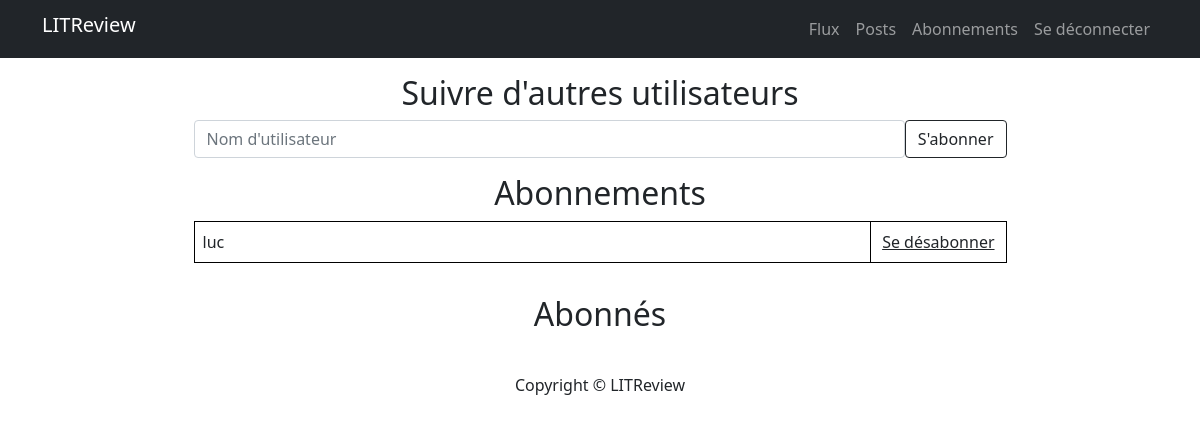
/subscription/ (signed in), run on an earlier commit of the app's database.
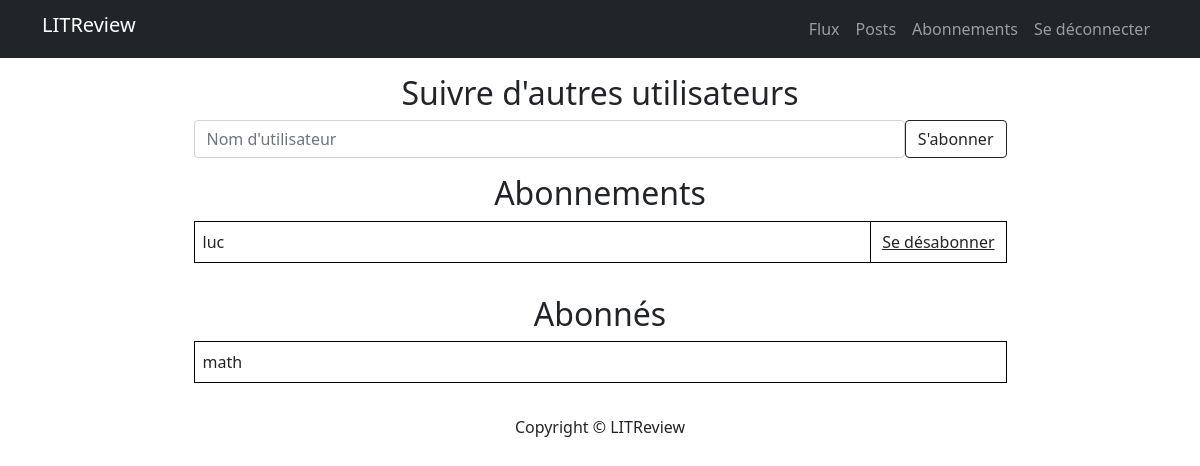
And on a later commit of the database.
### subscription/models.py (models this page shows)
class UserFollows(models.Model):
    user = models.ForeignKey(to=settings.AUTH_USER_MODEL, on_delete=models.CASCADE,
                             related_name='following')
    followed_user = models.ForeignKey(to=settings.AUTH_USER_MODEL, on_delete=models.CASCADE,
                                      related_name='followed_by')
    class Meta:
        unique_together = ('user', 'followed_user')

### subscription/views.py (the view, shortened to what this page needs)
# urls.py: path('subscription/', include('subscription.urls')),
@login_required
def subscription(request):
    context = {'error': None, 'user_follows': UserFollows.objects.all()}
    return render(request, 'subscription/subscription.html', context)

### subscription/templates/subscription/subscription.html (shortened to what this page needs)
{% extends 'posts/base.html' %}
{% block content %}
<div class="container w-75">
    <div class="row mt-3">
        <div class="col">
            <h2 class="text-center">Suivre d'autres utilisateurs</h2>
            <form method="POST" action="{% url 'subscription:subscription' %}">
                <div class="d-flex justify-content-between">
                    <input class="form-control" type="text" name="username" placeholder="Nom d'utilisateur" required>
                    <input class="btn btn-outline-dark" type="submit" value="S'abonner">
                </div>
            </form>
        </div>
    </div>
    <div class="row mt-3">
        <div class="col">
            <h2 class="text-center">Abonnements</h2>
            <table class="table">
                {% for uf in user_follows %}
                    {% if uf.user == user %}
                    <tr>
                        <td class="col-10" style="border: 1px solid black;">{{ uf.followed_user }}</td>
                        <td class="col-2 text-center" style="border: 1px solid black;">
                            <a class="text-dark" href="{% url 'subscription:unsubscribe' uf.followed_user %}">Se désabonner</a>
                        </td>
                    </tr>
                    {% endif %}
                {% endfor %}
            </table>
        </div>
    </div>
    <div class="row mt-3">
        <div class="col">
            <h2 class="text-center">Abonnés</h2>
            <table class="table">
                {% for uf in user_follows %}
                    {% if uf.followed_user == user %}
                    <tr>
                        <td style="border: 1px solid black;">{{ uf.user }}</td>
                    </tr>
                    {% endif %}
                {% endfor %}
            </table>
        </div>
    </div>
</div>
{% endblock %}

### posts/templates/posts/base.html (shortened to what this page needs)
<!DOCTYPE html>
<html>
    <head>
        <link href="https://cdn.jsdelivr.net/npm/bootstrap@5.0.0-beta3/dist/css/bootstrap.min.css" rel="stylesheet">
    </head>
    <body>
        <div class="bg-dark">
            <div class="container">
                <div class="row">
                    <nav class="col navbar navbar-expand-lg navbar-dark">
                        <h1 class="navbar-brand">LITReview</h1>
                        <div class="collapse navbar-collapse justify-content-end" id="navbarSupportedContent">
                            <ul class="navbar-nav">
                                <li class="nav-item">
                                    <a class="nav-link" href="{% url 'posts:feed' %}">Flux</a>
                                </li>
                                <li class="nav-item">
                                    <a class="nav-link" href="{% url 'posts:posts' %}">Posts</a>
                                </li>
                                <li class="nav-item">
                                    <a class="nav-link" href="{% url 'subscription:subscription' %}">Abonnements</a>
                                </li>
                                <li class="nav-item">
                                    <a class="nav-link" href="{% url 'authentication:logout' %}">Se déconnecter</a>
                                </li>
                            </ul>
                        </div>
                    </nav>
                </div>
            </div>
        </div>
        <div class="container">
            {% block content %}{% endblock %}
            <div class="row my-3">
                <footer class="col text-center">Copyright © LITReview</footer>
            </div>
        </div>
    </body>
</html>

What changed in the data, as far as the page shows it:
added UserFollows: user "math", shown under "Abonnés"
